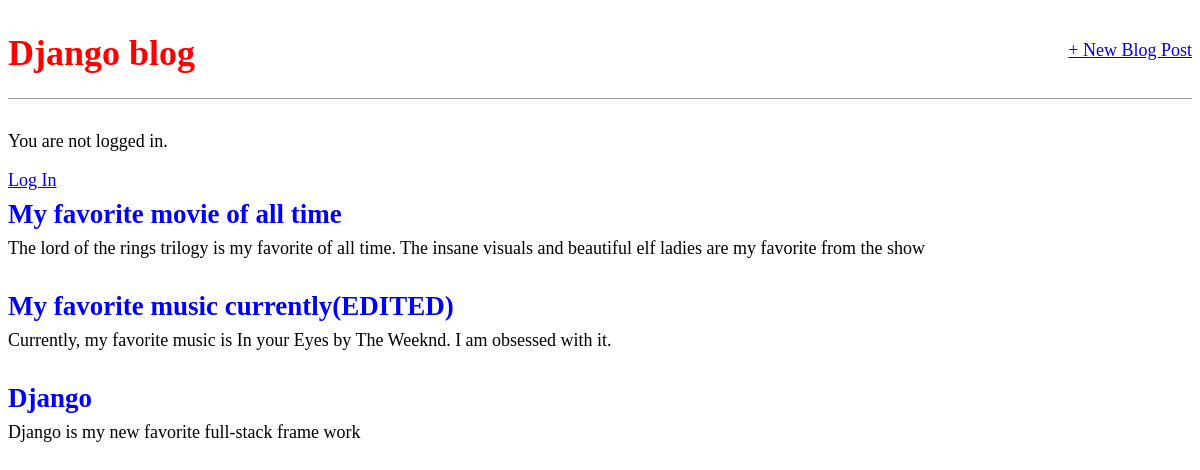
The page / on the database its author committed.
### blog/models.py (models this page shows, shortened)
class Post(models.Model):
    title = models.CharField(max_length=200)
    author = models.ForeignKey("auth.User", on_delete=models.CASCADE)
    body = models.TextField()

### blog/views.py (the view)
# urls.py: path("", BlogPostView.as_view(), name="home"),
class BlogPostView(ListView):
    model = Post
    template_name = "home.html"

### templates/home.html
{% extends "base.html" %}
{% block content %}
    {% for post in object_list %}
        <div class="post-entry">
            <h2>
                <a href="{% url "post_detail" post.pk %}">{{ post.title }}</a>
            </h2>
            <p>{{ post.body }}</p>
        </div>
    {% endfor %}
{% endblock content %}

### static/css/base.css (style rules this page uses)
body { font-family: "Source Code Pro"; font-size: 18px; }
.post-entry { margin-bottom: 2rem; }
.post-entry h2 { margin: 0.5rem 0; }
.post-entry h2 a, .post-entry h2 a:visited { color: blue; text-decoration: none; }
.post-entry p { margin: 0; font-weight: 400; }

### rows shown on the page
Post: title "My favorite movie of all time", body "The lord of the rings trilogy is my favorite of all time. The insane visuals and beautiful elf ladies are my favorite from the show"
Post: title "My favorite music currently(EDITED)", body "Currently, my favorite music is In your Eyes by The Weeknd. I am obsessed with it."
Post: title "Django", body "Django is my new favorite full-stack frame work"
